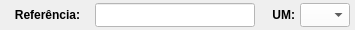
              <widget class="QWidget" name="widget_37" native="true">
               <property name="minimumSize">
                <size>
                 <width>0</width>
                 <height>30</height>
                </size>
               </property>
               <property name="maximumSize">
                <size>
                 <width>16777215</width>
                 <height>30</height>
                </size>
               </property>
               <property name="styleSheet">
                <string notr="true"/>
               </property>
               <layout class="QHBoxLayout" name="horizontalLayout_30">
                <property name="spacing">
                 <number>5</number>
                </property>
                <property name="leftMargin">
                 <number>5</number>
                </property>
                <property name="topMargin">
                 <number>3</number>
                </property>
                <property name="rightMargin">
                 <number>5</number>
                </property>
                <property name="bottomMargin">
                 <number>3</number>
                </property>
                <item>
                 <widget class="QLabel" name="label_59">
                  <property name="minimumSize">
                   <size>
                    <width>85</width>
                    <height>0</height>
                   </size>
                  </property>
                  <property name="maximumSize">
                   <size>
                    <width>85</width>
                    <height>16777215</height>
                   </size>
                  </property>
                  <property name="font">
                   <font>
                    <pointsize>9</pointsize>
                    <weight>75</weight>
                    <bold>true</bold>
                   </font>
                  </property>
                  <property name="text">
                   <string>Referência:</string>
                  </property>
                  <property name="alignment">
                   <set>Qt::AlignCenter</set>
                  </property>
                 </widget>
                </item>
                <item>
                 <widget class="QLineEdit" name="line_Referencia">
                  <property name="sizePolicy">
                   <sizepolicy hsizetype="Preferred" vsizetype="Preferred">
                    <horstretch>0</horstretch>
                    <verstretch>0</verstretch>
                   </sizepolicy>
                  </property>
                  <property name="minimumSize">
                   <size>
                    <width>160</width>
                    <height>0</height>
                   </size>
                  </property>
                  <property name="maximumSize">
                   <size>
                    <width>160</width>
                    <height>16777215</height>
                   </size>
                  </property>
                  <property name="font">
                   <font>
                    <pointsize>9</pointsize>
                   </font>
                  </property>
                  <property name="cursor">
                   <cursorShape>IBeamCursor</cursorShape>
                  </property>
                  <property name="styleSheet">
                   <string notr="true">background-color: rgb(255, 255, 255);</string>
                  </property>
                  <property name="inputMask">
                   <string/>
                  </property>
                  <property name="text">
                   <string/>
                  </property>
                  <property name="maxLength">
                   <number>20</number>
                  </property>
                  <property name="frame">
                   <bool>true</bool>
                  </property>
                  <property name="echoMode">
                   <enum>QLineEdit::Normal</enum>
                  </property>
                  <property name="alignment">
                   <set>Qt::AlignLeading|Qt::AlignLeft|Qt::AlignVCenter</set>
                  </property>
                 </widget>
                </item>
                <item>
                 <widget class="QLabel" name="label_16">
                  <property name="text">
                   <string/>
                  </property>
                 </widget>
                </item>
                <item>
                 <widget class="QLabel" name="label_26">
                  <property name="maximumSize">
                   <size>
                    <width>25</width>
                    <height>16777215</height>
                   </size>
                  </property>
                  <property name="font">
                   <font>
                    <pointsize>9</pointsize>
                    <weight>75</weight>
                    <bold>true</bold>
                   </font>
                  </property>
                  <property name="text">
                   <string>UM:</string>
                  </property>
                  <property name="alignment">
                   <set>Qt::AlignRight|Qt::AlignTrailing|Qt::AlignVCenter</set>
                  </property>
                 </widget>
                </item>
                <item>
                 <widget class="QComboBox" name="combo_UM">
                  <property name="sizePolicy">
                   <sizepolicy hsizetype="Preferred" vsizetype="Preferred">
                    <horstretch>0</horstretch>
                    <verstretch>0</verstretch>
                   </sizepolicy>
                  </property>
                  <property name="minimumSize">
                   <size>
                    <width>50</width>
                    <height>0</height>
                   </size>
                  </property>
                  <property name="maximumSize">
                   <size>
                    <width>50</width>
                    <height>16777215</height>
                   </size>
                  </property>
                  <property name="font">
                   <font>
                    <pointsize>9</pointsize>
                   </font>
                  </property>
                  <property name="styleSheet">
                   <string notr="true">background-color: rgb(255, 255, 255);
text-align: center;</string>
                  </property>
                  <item>
                   <property name="text">
                    <string/>
                   </property>
                  </item>
                  <item>
                   <property name="text">
                    <string>UN</string>
                   </property>
                  </item>
                  <item>
                   <property name="text">
                    <string>MT</string>
                   </property>
                  </item>
                  <item>
                   <property name="text">
                    <string>MM</string>
                   </property>
                  </item>
                  <item>
                   <property name="text">
                    <string>LT</string>
                   </property>
                  </item>
                  <item>
                   <property name="text">
                    <string>KG</string>
                   </property>
                  </item>
                  <item>
                   <property name="text">
                    <string>CT</string>
                   </property>
                  </item>
                  <item>
                   <property name="text">
                    <string>ML</string>
                   </property>
                  </item>
                  <item>
                   <property name="text">
                    <string>M²</string>
                   </property>
                  </item>
                  <item>
                   <property name="text">
                    <string>M³</string>
                   </property>
                  </item>
                  <item>
                   <property name="text">
                    <string>FD</string>
                   </property>
                  </item>
                 </widget>
                </item>
               </layout>
              </widget>
